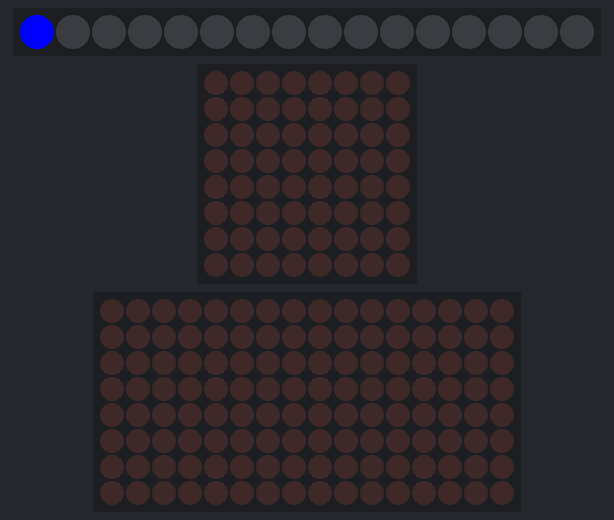
Recording of a sketch running on a simulated Arduino Nano, built with avr-gcc and run on an emulated ATmega328P. Shown: 16 RGB LEDs in strip order, left to right, 8×8 LED matrix, 16×8 LED matrix. What the sketch prints to the serial monitor is not drawn.

Above: at 0.1 s.
At 0.7 s:
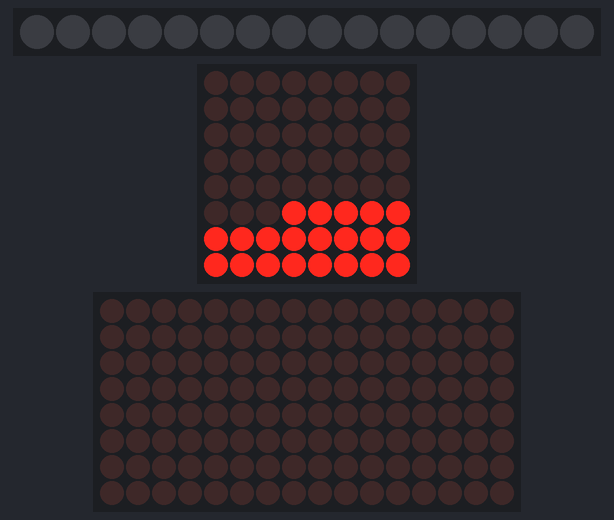
At 1.3 s:
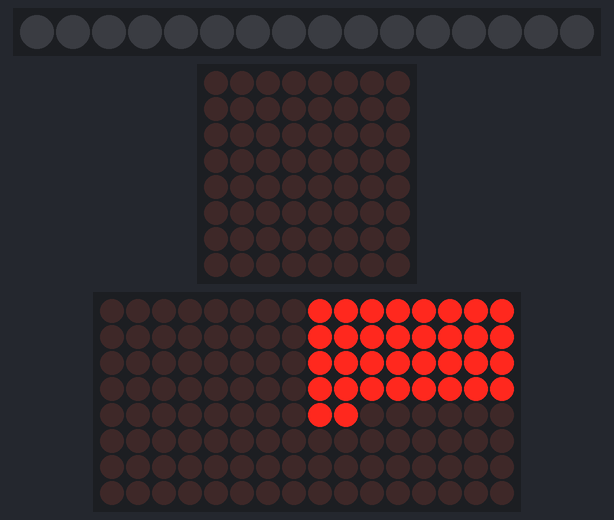

The sketch:

ACArduino.ino
```cpp
#include <Adafruit_NeoPixel.h>
#include <LedControlMS.h>

// Serial
#define BAUDRATE 115200

// NeoPixel Stick
#define NP_PIN 8
#define NUM_LEDS 16
#define NEO_MAX_BRIGHTNESS 255

// MAX7219
#define MATRIX_DPIN 2
#define MATRIX_CSPIN 3
#define MATRIX_CLKPIN 4
#define MATRIX_INTENSITY 1
#define MATRIX_0 0


// MAX7219
#define DIGIT_DPIN 5
#define DIGIT_CSPIN 6
#define DIGIT_CLKPIN 7
#define DIGIT_INTENSITY 1
#define DIGIT_0 0
#define DIGIT_1 1

Adafruit_NeoPixel strip = Adafruit_NeoPixel(NUM_LEDS, NP_PIN, NEO_GRB + NEO_KHZ800);
LedControl matrix_display = LedControl(MATRIX_DPIN, MATRIX_CLKPIN, MATRIX_CSPIN, 1);
LedControl digit_display = LedControl(DIGIT_DPIN, DIGIT_CLKPIN, DIGIT_CSPIN, 2);

typedef struct
{
	uint32_t led_color[16];
	byte matrix_0[8];
	byte digit_0[8];
	byte digit_1[8];
} SerialStruct;

SerialStruct arduino_data;
const size_t packet_size = sizeof(SerialStruct);
char message_buffer[packet_size];

void setup() {
	// Setup NeoPixel Strip
	strip.begin();
	strip.setBrightness(NEO_MAX_BRIGHTNESS);
	strip.clear();
	strip.show();

	for (size_t i = 0; i < 16; i++) {
		strip.setPixelColor(i, 255);
		strip.show();
		delay(10);
		strip.setPixelColor(i, 0);
		strip.show();
		delay(5);
	}

	matrix_display.shutdown(MATRIX_0, false);
	matrix_display.setIntensity(MATRIX_0, MATRIX_INTENSITY);
	matrix_display.clearDisplay(MATRIX_0);

	for (int h = 1; h >= 0; h--) {
		for (size_t j = 0; j < 8; j++) {
			for (size_t k = 0; k < 8; k++) {
				matrix_display.setLed(MATRIX_0, j, k, h);
				delay(3);
			}
		}
	}
	matrix_display.clearDisplay(MATRIX_0);

	digit_display.shutdown(DIGIT_0, false);
	digit_display.setIntensity(DIGIT_0, DIGIT_INTENSITY);
	digit_display.clearDisplay(DIGIT_0);

	for (int h = 1; h >= 0; h--) {
		for (size_t j = 0; j < 8; j++) {
			for (size_t k = 0; k < 8; k++) {
				digit_display.setLed(DIGIT_0, j, k, h);
				delay(3);
			}
		}
	}
	digit_display.clearDisplay(DIGIT_0);

	digit_display.shutdown(DIGIT_1, false);
	digit_display.setIntensity(DIGIT_1, DIGIT_INTENSITY);
	digit_display.clearDisplay(DIGIT_1);

	for (int h = 1; h >= 0; h--) {
		for (size_t j = 0; j < 8; j++) {
			for (size_t k = 0; k < 8; k++) {
				digit_display.setLed(DIGIT_1, j, k, h);
				delay(3);
			}
		}
	}
	digit_display.clearDisplay(DIGIT_1);

	Serial.begin(BAUDRATE);
	Serial.println(packet_size);
}

void loop() {
	if (Serial.available() >= packet_size) {
		Serial.readBytes(message_buffer, packet_size);
		memcpy(&arduino_data, &message_buffer, packet_size);

		for (size_t i = 0; i < 16; i++) {
			strip.setPixelColor(i, arduino_data.led_color[i]);
		}
		strip.show();

		for (size_t i = 0; i < 8; i++) {
			matrix_display.setRow(MATRIX_0, i, arduino_data.matrix_0[i]);
			digit_display.setRow(DIGIT_0, i, arduino_data.digit_0[i]);
			digit_display.setRow(DIGIT_1, i, arduino_data.digit_1[i]);
		}
	}
}
```
